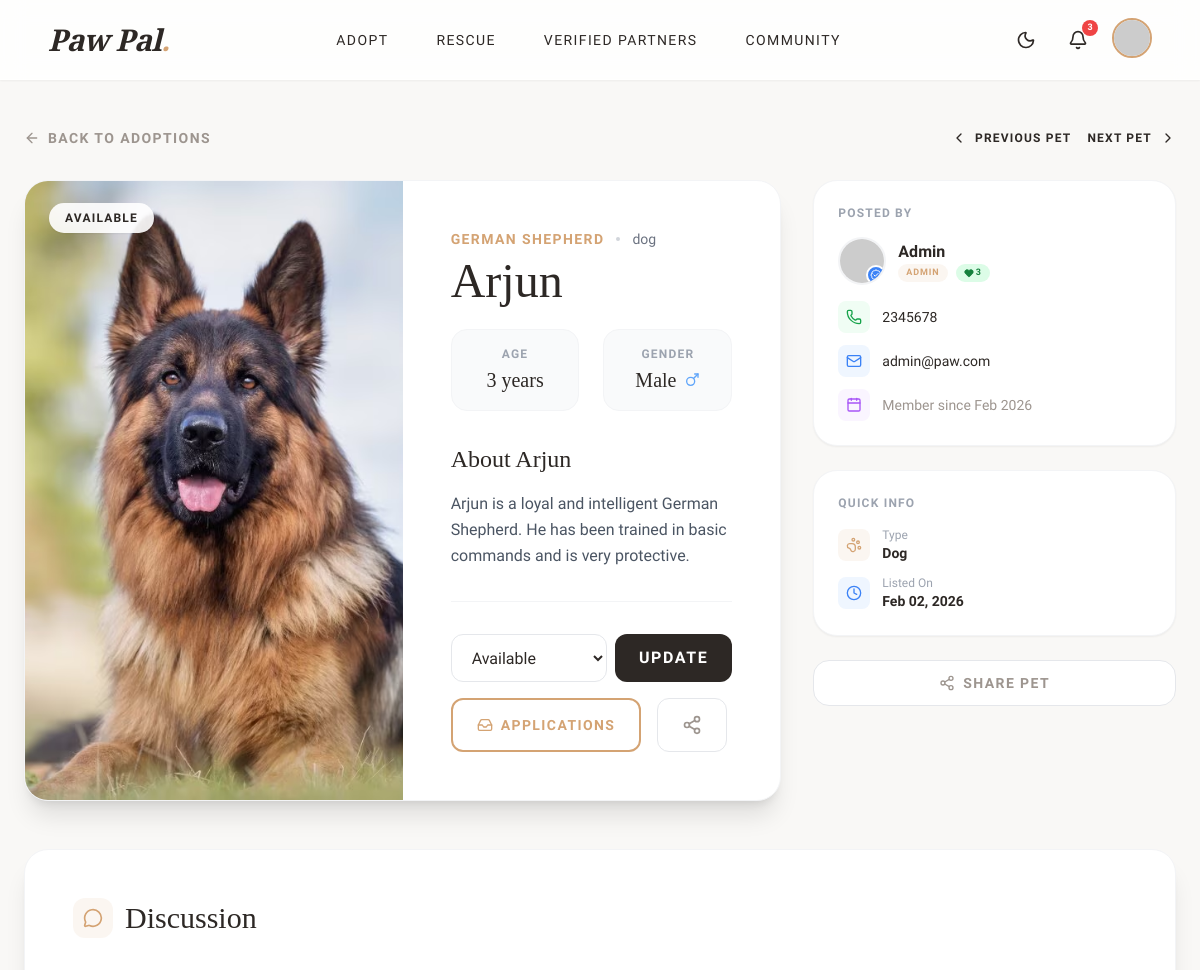
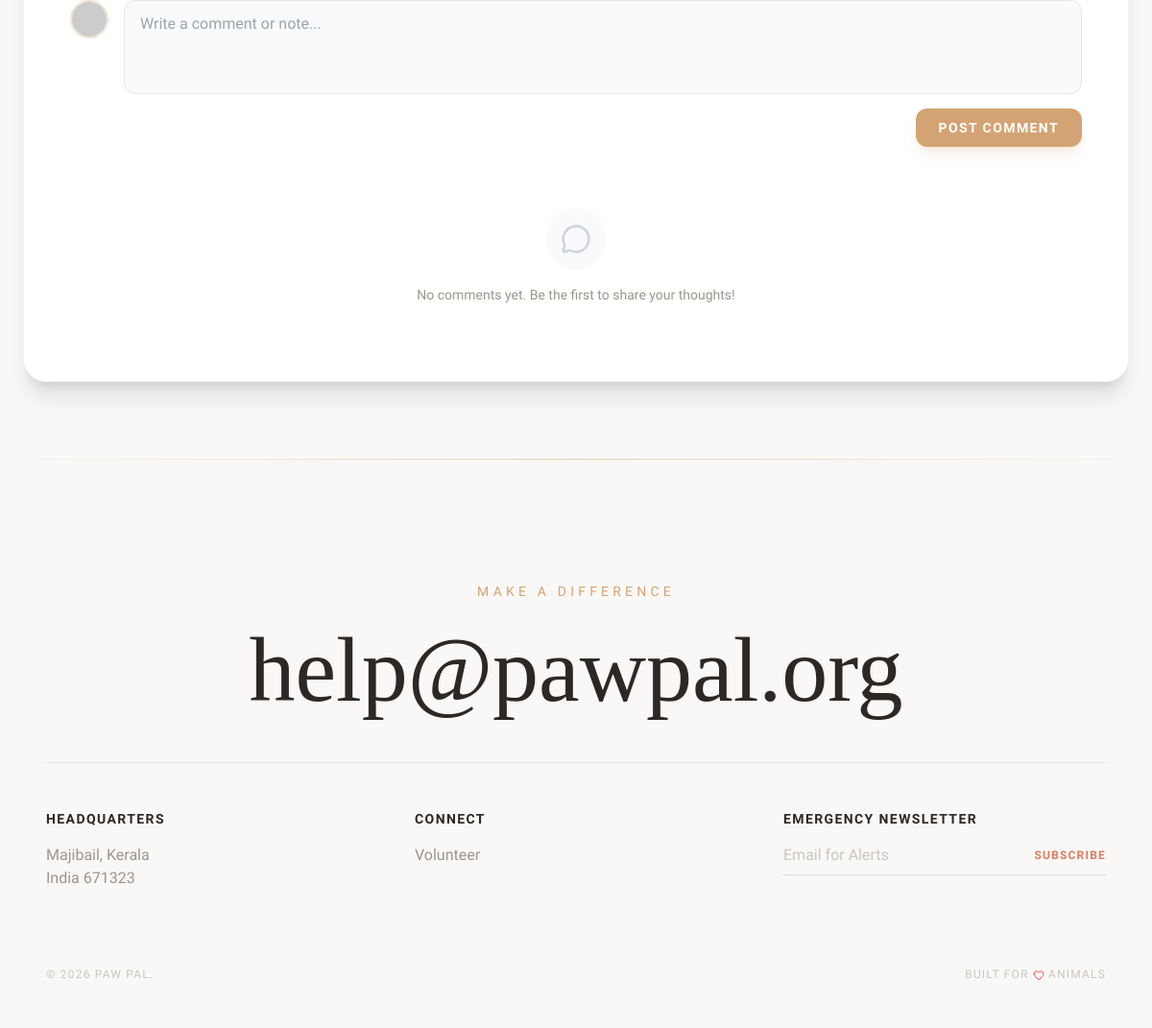
/pet-details.php?id=3 (signed in), run on the app's committed database (2 pictures, top to bottom).
### tables this page shows
CREATE TABLE `pets` (
  `id` int(11) NOT NULL,
  `name` varchar(50) NOT NULL,
  `type` enum('dog','cat','bird','other') NOT NULL,
  `breed` varchar(50) DEFAULT NULL,
  `age` varchar(20) DEFAULT NULL,
  `gender` enum('Male','Female') NOT NULL,
  `description` text DEFAULT NULL,
  `location` varchar(255) DEFAULT NULL,
  `image` varchar(255) DEFAULT 'default_pet.jpg',
  `status` enum('Available','Adopted','Pending') DEFAULT 'Available',
  `added_by` int(11) DEFAULT NULL,
  `added_at` timestamp NOT NULL DEFAULT current_timestamp()
);

CREATE TABLE `users` (
  `id` int(11) NOT NULL,
  `username` varchar(50) NOT NULL,
  `email` varchar(100) NOT NULL,
  `password` varchar(255) NOT NULL,
  `phone` varchar(20) DEFAULT NULL,
  `address` text DEFAULT NULL,
  `role` enum('user','admin','volunteer','rescuer','organization') DEFAULT 'user',
  `is_verified` tinyint(1) DEFAULT 0,
  `created_at` timestamp NOT NULL DEFAULT current_timestamp(),
  `gender` varchar(20) DEFAULT NULL,
  `dob` date DEFAULT NULL,
  `profile_image` varchar(255) DEFAULT NULL,
  `lives_saved` int(11) DEFAULT 0,
  `organization_name` varchar(150) DEFAULT NULL,
  `reset_token` varchar(255) DEFAULT NULL,
  `reset_expiry` datetime DEFAULT NULL
);

### pet-details.php (the view, shortened to what the rows shown need)
<?php
include 'config.php';
$pet_id = (int) $_GET['id'];
$sql = "SELECT p.*,
        u.username as poster_username, u.email as poster_email, u.phone as poster_phone,
        u.profile_image as poster_image, u.role as poster_role, u.created_at as poster_since,
        u.is_verified as poster_verified, u.lives_saved as poster_lives_saved,
        u.address as poster_address
        FROM pets p
        LEFT JOIN users u ON p.added_by = u.id
        WHERE p.id = $pet_id";
$result = $conn->query($sql);
$pet = $result->fetch_assoc();
include 'includes/header.php';
?>
<section class="pt-32 pb-20 px-6">
    <div class="max-w-6xl mx-auto">
        <div class="grid grid-cols-1 lg:grid-cols-3 gap-8">
            <div class="lg:col-span-2">
                <div class="bg-white rounded-3xl shadow-xl overflow-hidden border border-gray-100 flex flex-col md:flex-row">
                    <div class="md:w-1/2 relative h-96 md:h-auto bg-gray-100">
                        <img src="uploads/pets/<?php echo rawurlencode($pet['image']); ?>"
                            alt="<?php echo htmlspecialchars($pet['name']); ?>" class="w-full h-full object-cover">
                        <div class="absolute top-6 left-6">
                            <span
                                class="px-4 py-2 bg-white/90 backdrop-blur rounded-full text-xs font-bold uppercase tracking-widest text-paw-dark shadow-sm">
                                <?php echo $pet['status']; ?>
                            </span>
                        </div>
                    </div>
                    <div class="md:w-1/2 p-8 md:p-12 flex flex-col justify-center">
                        <div class="mb-2 flex items-center gap-3">
                            <span class="text-paw-accent font-bold uppercase tracking-widest text-sm">
                                <?php echo htmlspecialchars($pet['breed']); ?>
                            </span>
                            <span class="w-1 h-1 rounded-full bg-gray-300"></span>
                            <span class="text-gray-500 font-medium text-sm">
                                <?php echo htmlspecialchars($pet['type']); ?>
                            </span>
                        </div>
                        <h1 class="font-serif text-5xl text-paw-dark mb-6">
                            <?php echo htmlspecialchars($pet['name']); ?>
                        </h1>
                        <div class="grid grid-cols-2 gap-6 mb-8">
                            <div class="p-4 bg-gray-50 rounded-2xl border border-gray-100 text-center">
                                <p class="text-gray-400 text-xs font-bold uppercase tracking-widest mb-1">Age</p>
                                <p class="text-paw-dark font-serif text-xl">
                                    <?php echo htmlspecialchars($pet['age']); ?>
                                </p>
                            </div>
                            <div class="p-4 bg-gray-50 rounded-2xl border border-gray-100 text-center">
                                <p class="text-gray-400 text-xs font-bold uppercase tracking-widest mb-1">Gender</p>
                                <p class="text-paw-dark font-serif text-xl flex items-center justify-center gap-2">
                                    <?php echo htmlspecialchars($pet['gender']); ?>
                                    <?php if ($pet['gender'] == 'Male'): ?>
                                        <i data-lucide="mars" class="w-4 h-4 text-blue-400"></i>
                                    <?php else: ?>
                                        <i data-lucide="venus" class="w-4 h-4 text-pink-400"></i>
                                    <?php endif; ?>
                                </p>
                            </div>
                        </div>
                        <div class="prose prose-stone mb-8 text-gray-600 leading-relaxed">
                            <h3 class="font-serif text-2xl text-paw-dark mb-4">About
                                <?php echo htmlspecialchars($pet['name']); ?>
                            </h3>
                            <p>
                                <?php echo nl2br(htmlspecialchars($pet['description'])); ?>
                            </p>
                        </div>
                        <div class="mt-auto pt-8 border-t border-gray-100 flex flex-wrap gap-4">
                            <?php if (isset($_SESSION['user_id'])): ?>
                                <?php if ($_SESSION['user_id'] == $pet['added_by']): ?>
                                    <form method="POST" class="flex-1 flex flex-wrap sm:flex-nowrap gap-2 min-w-[200px]">
                                        <select name="status"
                                            class="flex-1 px-4 py-3 border border-gray-200 rounded-xl focus:outline-none focus:border-paw-accent bg-white min-w-[120px]">
                                            <option value="Available" <?php echo $pet['status'] == 'Available' ? 'selected' : ''; ?>>
                                                Available</option>
                                        </select>
                                        <button type="submit"
                                            class="px-6 py-3 bg-paw-dark text-white rounded-xl font-bold uppercase tracking-widest hover:bg-paw-accent transition-colors flex-shrink-0">
                                            Update
                                        </button>
                                    </form>
                                    <a href="manage-applications.php"
                                        class="relative px-6 py-3 border-2 border-paw-accent text-paw-accent rounded-xl font-bold uppercase tracking-widest hover:bg-paw-accent hover:text-white transition-colors flex items-center gap-2 text-sm whitespace-nowrap"
                                        title="View adoption applications">
                                        <i data-lucide="inbox" class="w-4 h-4"></i> Applications
                                    </a>
                                <?php endif; ?>
                            <?php endif; ?>
                            <button onclick="sharePet()" id="shareBtn"
                                class="px-6 py-4 border border-gray-200 rounded-xl text-paw-gray hover:bg-gray-50 transition-colors relative"
                                title="Share">
                            </button>
                        </div>
                    </div>
                </div>
            </div>
            <div class="space-y-6">
                <?php if (!empty($pet['poster_username'])): ?>
                    <div class="bg-white rounded-3xl shadow-sm p-6 border border-gray-100">
                        <p class="text-xs font-bold uppercase tracking-widest text-gray-400 mb-4">Posted By</p>
                        <div class="flex items-center gap-3 mb-4">
                            <div class="relative w-12 h-12 rounded-full overflow-hidden border-2 border-gray-100 flex-shrink-0">
                                <img src="<?php
                                $pImgSrc = 'https://api.dicebear.com/9.x/toon-head/svg?seed=' . urlencode($pet['poster_username']);
                                if (!empty($pet['poster_image'])) {
                                    if (strpos($pet['poster_image'], 'http') === 0) {
                                        $pImgSrc = $pet['poster_image'];
                                    } else if (file_exists('uploads/users/' . $pet['poster_image'])) {
                                        $pImgSrc = 'uploads/users/' . rawurlencode($pet['poster_image']);
                                    }
                                }
                                echo $pImgSrc;
                                ?>" class="w-full h-full object-cover" alt="Poster">
                                <?php if ($pet['poster_verified']): ?>
                                    <div class="absolute -bottom-0.5 -right-0.5 bg-blue-500 text-white p-0.5 rounded-full border-2 border-white">
                                        <i data-lucide="badge-check" class="w-3 h-3"></i>
                                    </div>
                                <?php endif; ?>
                            </div>
                            <div>
                                <p class="font-bold text-paw-dark">
                                    <?php echo htmlspecialchars($pet['poster_username']); ?>
                                </p>
                                <div class="flex items-center gap-2">
                                    <span class="px-2 py-0.5 rounded-full text-[9px] font-bold uppercase tracking-widest bg-paw-accent/10 text-paw-accent">
                                        <?php echo ucfirst($pet['poster_role']); ?>
                                    </span>
                                    <?php if (($pet['poster_lives_saved'] ?? 0) > 0): ?>
                                        <span class="px-2 py-0.5 rounded-full text-[9px] font-bold uppercase tracking-widest bg-green-100 text-green-700 flex items-center gap-0.5">
                                            <i data-lucide="heart" class="w-2.5 h-2.5 fill-current"></i>
                                            <?php echo $pet['poster_lives_saved']; ?>
                                        </span>
                                    <?php endif; ?>
                                </div>
                            </div>
                        </div>
                        <div class="space-y-3">
                            <?php if (!empty($pet['poster_phone'])): ?>
                                <div class="flex items-center gap-3 text-sm">
                                    <div class="p-2 bg-green-50 rounded-lg">
                                        <i data-lucide="phone" class="w-4 h-4 text-green-600"></i>
                                    </div>
                                    <a href="tel:<?php echo htmlspecialchars($pet['poster_phone']); ?>" class="text-paw-dark hover:text-paw-accent transition-colors">
                                        <?php echo htmlspecialchars($pet['poster_phone']); ?>
                                    </a>
                                </div>
                            <?php endif; ?>
                            <?php if (!empty($pet['poster_email'])): ?>
                                <div class="flex items-center gap-3 text-sm">
                                    <div class="p-2 bg-blue-50 rounded-lg">
                                        <i data-lucide="mail" class="w-4 h-4 text-blue-500"></i>
                                    </div>
                                    <a href="mailto:<?php echo htmlspecialchars($pet['poster_email']); ?>" class="text-paw-dark hover:text-paw-accent transition-colors truncate">
                                        <?php echo htmlspecialchars($pet['poster_email']); ?>
                                    </a>
                                </div>
                            <?php endif; ?>
                            <div class="flex items-center gap-3 text-sm">
                                <div class="p-2 bg-purple-50 rounded-lg">
                                    <i data-lucide="calendar" class="w-4 h-4 text-purple-500"></i>
                                </div>
                                <span class="text-paw-gray">
                                    Member since <?php echo date('M Y', strtotime($pet['poster_since'])); ?>
                                </span>
                            </div>
                        </div>
                    </div>
                <?php endif; ?>
                <div class="bg-white rounded-3xl shadow-sm p-6 border border-gray-100">
                    <div class="space-y-3">
                        <div class="flex items-center gap-3">
                            <div>
                                <p class="text-xs text-gray-400">Type</p>
                                <p class="text-sm font-bold text-paw-dark"><?php echo htmlspecialchars(ucfirst($pet['type'])); ?></p>
                            </div>
                        </div>
                        <div class="flex items-center gap-3">
                            <div>
                                <p class="text-xs text-gray-400">Listed On</p>
                                <p class="text-sm font-bold text-paw-dark"><?php echo date('M d, Y', strtotime($pet['added_at'])); ?></p>
                            </div>
                        </div>
                    </div>
                </div>
            </div>
        </div>
    </div>
    <div class="max-w-6xl mx-auto mt-12" id="comments">
        <div class="bg-white rounded-3xl shadow-xl overflow-hidden border border-gray-100 p-8 md:p-12">
            <div class="flex items-center gap-3 mb-8">
                <h2 class="font-serif text-3xl text-paw-dark">Discussion</h2>
            </div>
        </div>
    </div>
</section>
<?php include 'includes/footer.php'; ?>

### data on the page
pets: image (picture), status "AVAILABLE", breed "GERMAN SHEPHERD", type "dog", name "Arjun", age "3 years", gender "Male", description "Arjun is a loyal and intelligent German Shepherd. He has been trained in basic commands and is very protective.", status "Available", added_by.username "Admin", added_by.role "ADMIN", added_by.lives_saved "3", added_by.phone "2345678", added_by.email "admin@paw.com", added_by.created_at "Feb 2026", type "Dog", added_at "Feb 02, 2026"

### other printed values
$notifCount "3"
